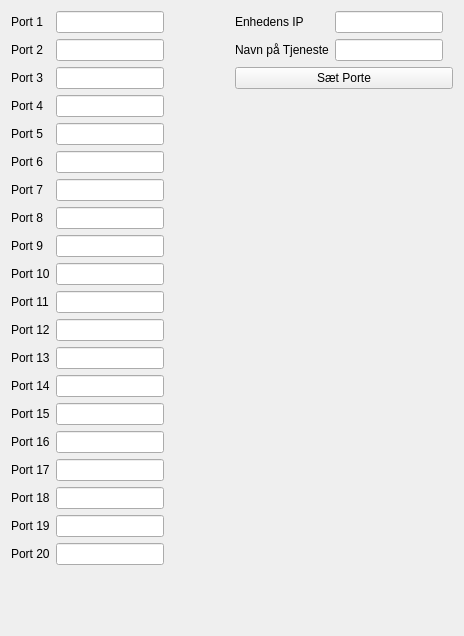
<?xml version="1.0" encoding="UTF-8"?>
<ui version="4.0">
 <class>portvalg</class>
 <widget class="QWidget" name="portvalg">
  <property name="geometry">
   <rect>
    <x>0</x>
    <y>0</y>
    <width>464</width>
    <height>636</height>
   </rect>
  </property>
  <property name="sizePolicy">
   <sizepolicy hsizetype="Fixed" vsizetype="Fixed">
    <horstretch>0</horstretch>
    <verstretch>0</verstretch>
   </sizepolicy>
  </property>
  <property name="maximumSize">
   <size>
    <width>464</width>
    <height>636</height>
   </size>
  </property>
  <property name="windowTitle">
   <string>Form</string>
  </property>
  <layout class="QHBoxLayout" name="horizontalLayout">
   <item>
    <layout class="QFormLayout" name="formLayout">
     <property name="fieldGrowthPolicy">
      <enum>QFormLayout::FieldsStayAtSizeHint</enum>
     </property>
     <item row="0" column="0">
      <widget class="QLabel" name="port1Label">
       <property name="text">
        <string>Port 1</string>
       </property>
      </widget>
     </item>
     <item row="0" column="1">
      <widget class="QLineEdit" name="port1LineEdit"/>
     </item>
     <item row="1" column="0">
      <widget class="QLabel" name="port2Label">
       <property name="text">
        <string>Port 2</string>
       </property>
      </widget>
     </item>
     <item row="1" column="1">
      <widget class="QLineEdit" name="port2LineEdit"/>
     </item>
     <item row="2" column="0">
      <widget class="QLabel" name="port3Label">
       <property name="text">
        <string>Port 3</string>
       </property>
      </widget>
     </item>
     <item row="2" column="1">
      <widget class="QLineEdit" name="port3LineEdit"/>
     </item>
     <item row="3" column="0">
      <widget class="QLabel" name="port4Label">
       <property name="text">
        <string>Port 4</string>
       </property>
      </widget>
     </item>
     <item row="3" column="1">
      <widget class="QLineEdit" name="port4LineEdit"/>
     </item>
     <item row="4" column="0">
      <widget class="QLabel" name="port5Label">
       <property name="text">
        <string>Port 5</string>
       </property>
      </widget>
     </item>
     <item row="4" column="1">
      <widget class="QLineEdit" name="port5LineEdit"/>
     </item>
     <item row="5" column="0">
      <widget class="QLabel" name="port6Label">
       <property name="text">
        <string>Port 6</string>
       </property>
      </widget>
     </item>
     <item row="5" column="1">
      <widget class="QLineEdit" name="port6LineEdit"/>
     </item>
     <item row="6" column="0">
      <widget class="QLabel" name="port7Label">
       <property name="text">
        <string>Port 7</string>
       </property>
      </widget>
     </item>
     <item row="6" column="1">
      <widget class="QLineEdit" name="port7LineEdit"/>
     </item>
     <item row="7" column="0">
      <widget class="QLabel" name="port8Label">
       <property name="text">
        <string>Port 8</string>
       </property>
      </widget>
     </item>
     <item row="7" column="1">
      <widget class="QLineEdit" name="port8LineEdit"/>
     </item>
     <item row="8" column="0">
      <widget class="QLabel" name="port9Label">
       <property name="text">
        <string>Port 9</string>
       </property>
      </widget>
     </item>
     <item row="8" column="1">
      <widget class="QLineEdit" name="port9LineEdit"/>
     </item>
     <item row="9" column="0">
      <widget class="QLabel" name="port10Label">
       <property name="text">
        <string>Port 10</string>
       </property>
      </widget>
     </item>
     <item row="9" column="1">
      <widget class="QLineEdit" name="port10LineEdit"/>
     </item>
     <item row="10" column="0">
      <widget class="QLabel" name="port11Label">
       <property name="text">
        <string>Port 11</string>
       </property>
      </widget>
     </item>
     <item row="10" column="1">
      <widget class="QLineEdit" name="port11LineEdit"/>
     </item>
     <item row="11" column="0">
      <widget class="QLabel" name="port12Label">
       <property name="text">
        <string>Port 12</string>
       </property>
      </widget>
     </item>
     <item row="11" column="1">
      <widget class="QLineEdit" name="port12LineEdit"/>
     </item>
     <item row="12" column="0">
      <widget class="QLabel" name="port13Label">
       <property name="text">
        <string>Port 13</string>
       </property>
      </widget>
     </item>
     <item row="12" column="1">
      <widget class="QLineEdit" name="port13LineEdit"/>
     </item>
     <item row="13" column="0">
      <widget class="QLabel" name="port14Label">
       <property name="text">
        <string>Port 14</string>
       </property>
      </widget>
     </item>
     <item row="13" column="1">
      <widget class="QLineEdit" name="port14LineEdit"/>
     </item>
     <item row="14" column="0">
      <widget class="QLabel" name="port15Label">
       <property name="text">
        <string>Port 15</string>
       </property>
      </widget>
     </item>
     <item row="14" column="1">
      <widget class="QLineEdit" name="port15LineEdit"/>
     </item>
     <item row="15" column="0">
      <widget class="QLabel" name="port16Label">
       <property name="text">
        <string>Port 16</string>
       </property>
      </widget>
     </item>
     <item row="15" column="1">
      <widget class="QLineEdit" name="port16LineEdit"/>
     </item>
     <item row="16" column="0">
      <widget class="QLabel" name="port17Label">
       <property name="text">
        <string>Port 17</string>
       </property>
      </widget>
     </item>
     <item row="16" column="1">
      <widget class="QLineEdit" name="port17LineEdit"/>
     </item>
     <item row="17" column="0">
      <widget class="QLabel" name="port18Label">
       <property name="text">
        <string>Port 18</string>
       </property>
      </widget>
     </item>
     <item row="17" column="1">
      <widget class="QLineEdit" name="port18LineEdit"/>
     </item>
     <item row="18" column="0">
      <widget class="QLabel" name="port19Label">
       <property name="text">
        <string>Port 19</string>
       </property>
      </widget>
     </item>
     <item row="18" column="1">
      <widget class="QLineEdit" name="port19LineEdit"/>
     </item>
     <item row="19" column="0">
      <widget class="QLabel" name="port20Label">
       <property name="text">
        <string>Port 20</string>
       </property>
      </widget>
     </item>
     <item row="19" column="1">
      <widget class="QLineEdit" name="port20LineEdit"/>
     </item>
    </layout>
   </item>
   <item>
    <layout class="QVBoxLayout" name="verticalLayout">
     <item>
      <layout class="QFormLayout" name="formLayout_2">
       <property name="fieldGrowthPolicy">
        <enum>QFormLayout::FieldsStayAtSizeHint</enum>
       </property>
       <item row="0" column="0">
        <widget class="QLabel" name="enhedensIPLabel">
         <property name="text">
          <string>Enhedens IP</string>
         </property>
        </widget>
       </item>
       <item row="0" column="1">
        <widget class="QLineEdit" name="enhedensIPLineEdit"/>
       </item>
       <item row="1" column="0">
        <widget class="QLabel" name="navnPTjenesteLabel">
         <property name="text">
          <string>Navn på Tjeneste</string>
         </property>
        </widget>
       </item>
       <item row="1" column="1">
        <widget class="QLineEdit" name="navnPTjenesteLineEdit"/>
       </item>
      </layout>
     </item>
     <item>
      <widget class="QPushButton" name="pushButton">
       <property name="text">
        <string>Sæt Porte</string>
       </property>
      </widget>
     </item>
     <item>
      <spacer name="verticalSpacer">
       <property name="orientation">
        <enum>Qt::Vertical</enum>
       </property>
       <property name="sizeHint" stdset="0">
        <size>
         <width>20</width>
         <height>40</height>
        </size>
       </property>
      </spacer>
     </item>
    </layout>
   </item>
  </layout>
 </widget>
 <resources/>
 <connections/>
</ui>
